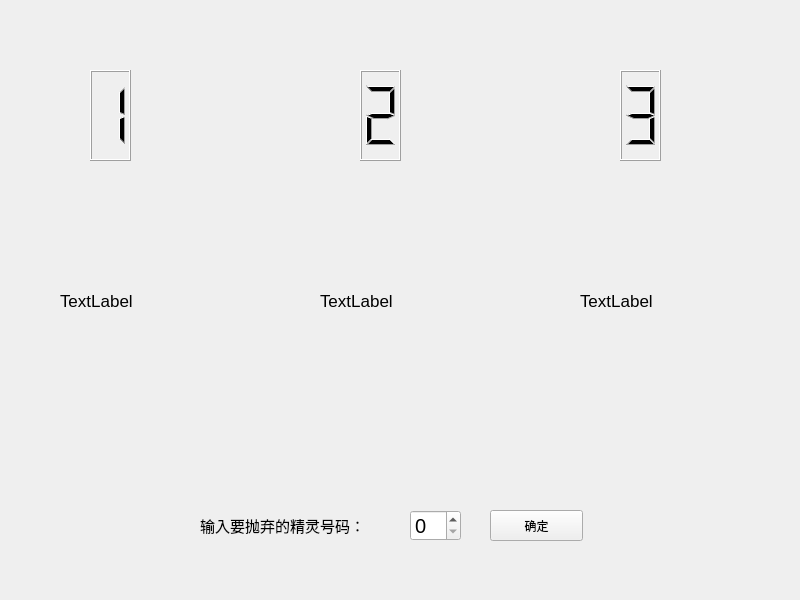
<?xml version="1.0" encoding="UTF-8"?>
<ui version="4.0">
 <class>deletePage</class>
 <widget class="QWidget" name="deletePage">
  <property name="geometry">
   <rect>
    <x>0</x>
    <y>0</y>
    <width>800</width>
    <height>600</height>
   </rect>
  </property>
  <property name="windowTitle">
   <string>Form</string>
  </property>
  <widget class="QLabel" name="label2">
   <property name="geometry">
    <rect>
     <x>320</x>
     <y>250</y>
     <width>121</width>
     <height>101</height>
    </rect>
   </property>
   <property name="font">
    <font>
     <pointsize>13</pointsize>
    </font>
   </property>
   <property name="text">
    <string>TextLabel</string>
   </property>
  </widget>
  <widget class="QLabel" name="label1">
   <property name="geometry">
    <rect>
     <x>60</x>
     <y>260</y>
     <width>121</width>
     <height>81</height>
    </rect>
   </property>
   <property name="font">
    <font>
     <pointsize>13</pointsize>
    </font>
   </property>
   <property name="text">
    <string>TextLabel</string>
   </property>
  </widget>
  <widget class="QLCDNumber" name="lcdNumber">
   <property name="geometry">
    <rect>
     <x>90</x>
     <y>70</y>
     <width>41</width>
     <height>91</height>
    </rect>
   </property>
   <property name="digitCount">
    <number>1</number>
   </property>
   <property name="intValue" stdset="0">
    <number>1</number>
   </property>
  </widget>
  <widget class="QLCDNumber" name="lcdNumber_2">
   <property name="geometry">
    <rect>
     <x>360</x>
     <y>70</y>
     <width>41</width>
     <height>91</height>
    </rect>
   </property>
   <property name="digitCount">
    <number>1</number>
   </property>
   <property name="intValue" stdset="0">
    <number>2</number>
   </property>
  </widget>
  <widget class="QLCDNumber" name="lcdNumber_3">
   <property name="geometry">
    <rect>
     <x>620</x>
     <y>70</y>
     <width>41</width>
     <height>91</height>
    </rect>
   </property>
   <property name="digitCount">
    <number>1</number>
   </property>
   <property name="intValue" stdset="0">
    <number>3</number>
   </property>
  </widget>
  <widget class="QLabel" name="label3">
   <property name="geometry">
    <rect>
     <x>580</x>
     <y>250</y>
     <width>131</width>
     <height>101</height>
    </rect>
   </property>
   <property name="font">
    <font>
     <pointsize>13</pointsize>
    </font>
   </property>
   <property name="text">
    <string>TextLabel</string>
   </property>
  </widget>
  <widget class="QSpinBox" name="spinBox">
   <property name="geometry">
    <rect>
     <x>410</x>
     <y>510</y>
     <width>51</width>
     <height>31</height>
    </rect>
   </property>
   <property name="font">
    <font>
     <pointsize>15</pointsize>
    </font>
   </property>
  </widget>
  <widget class="QPushButton" name="pushButton">
   <property name="geometry">
    <rect>
     <x>490</x>
     <y>510</y>
     <width>93</width>
     <height>31</height>
    </rect>
   </property>
   <property name="text">
    <string>确定</string>
   </property>
  </widget>
  <widget class="QLabel" name="label">
   <property name="geometry">
    <rect>
     <x>200</x>
     <y>500</y>
     <width>191</width>
     <height>51</height>
    </rect>
   </property>
   <property name="font">
    <font>
     <pointsize>11</pointsize>
    </font>
   </property>
   <property name="text">
    <string>输入要抛弃的精灵号码：</string>
   </property>
  </widget>
 </widget>
 <resources/>
 <connections/>
</ui>
